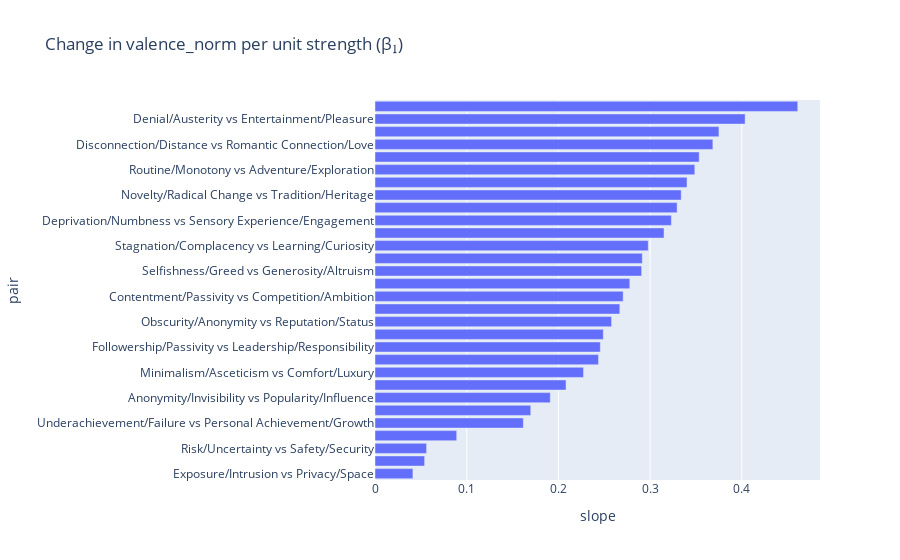
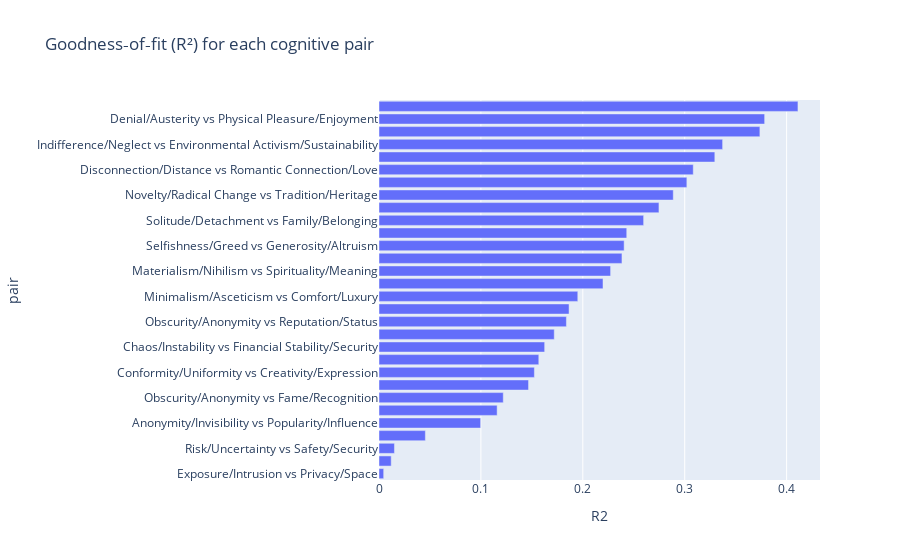
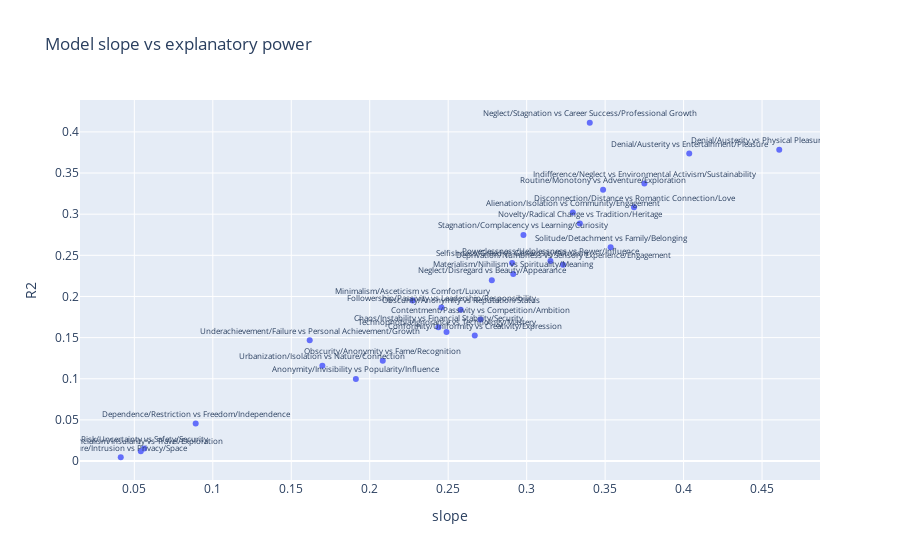
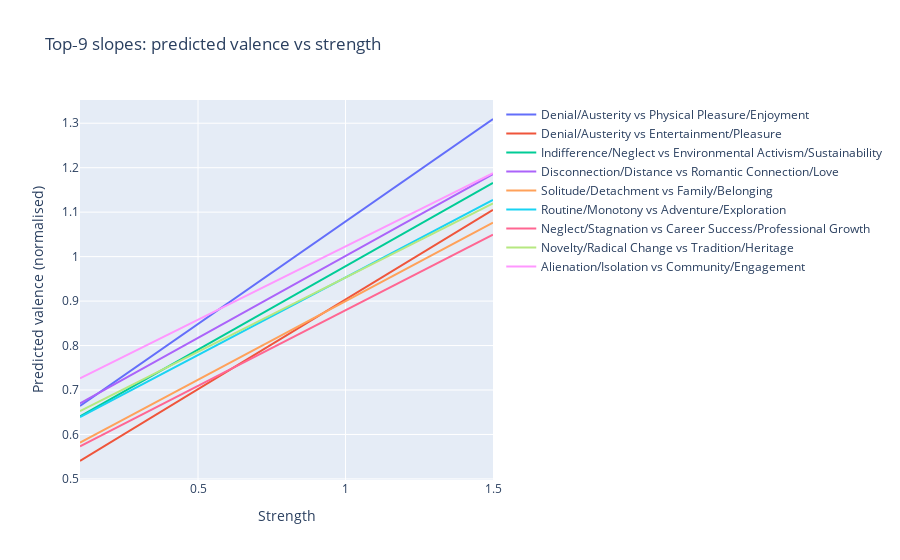

Notebook source saved alongside these figures, in order:
### Code cell
# ---------------------------------------------------------------------------
# Prettier, fully‑interactive Plotly visuals  (seaborn is not allowed here)
# ---------------------------------------------------------------------------
#
#  • Horizontal bar of slopes
#  • Horizontal bar of R²
#  • Scatter (slope vs R²) with hover labels
#  • Multi‑line prediction plot for top‑5 slopes
#  • Interactive “choose‑any‑pair” scatter‑with‑fit using Plotly dropdown
#
# Each figure is standalone and no explicit colours are set (platform rule).
# ---------------------------------------------------------------------------

import pandas as pd
import numpy as np
import plotly.express as px
import plotly.graph_objects as go
from sklearn.linear_model import LinearRegression

# ---------------------------------------------------------------------------
# 0)  Build the DataFrames if they don’t exist
# ---------------------------------------------------------------------------
PATH = r"/home/koalacrown/Desktop/Code/Projects/LLM_threapy/LLM_agumented_therapy/Cogexp/Valence/cognitive_experiment_results007_big_normalised.xlsx"
if "df" not in globals():
    df = pd.read_excel(PATH)[["pair", "strength", "valence_norm"]].dropna()

if "summary" not in globals():
    rows = []
    for pair, g in df.groupby("pair"):
        X = g["strength"].to_numpy().reshape(-1, 1)
        y = g["valence_norm"].to_numpy()
        reg = LinearRegression().fit(X, y)
        rows.append(
            {"pair": pair,
             "slope": reg.coef_[0],
             "intercept": reg.intercept_,
             "R2": reg.score(X, y),
             "n": len(g)}
        )
    summary = pd.DataFrame(rows)

# ----------------------------------------------------------------------------
# 1)  Horizontal bar – slopes
# ----------------------------------------------------------------------------
fig_slopes = px.bar(
    summary.sort_values("slope"),
    x="slope",
    y="pair",
    orientation="h",
    title="Change in valence_norm per unit strength (β₁)"
)
fig_slopes.show()

# ----------------------------------------------------------------------------
# 2)  Horizontal bar – R²
# ----------------------------------------------------------------------------
fig_r2 = px.bar(
    summary.sort_values("R2"),
    x="R2",
    y="pair",
    orientation="h",
    title="Goodness‑of‑fit (R²) for each cognitive pair"
)
fig_r2.show()

# ----------------------------------------------------------------------------
# 3)  Scatter: slope vs R²
# ----------------------------------------------------------------------------
fig_scatter = px.scatter(
    summary, x="slope", y="R2", text="pair",
    title="Model slope vs explanatory power"
)
fig_scatter.update_traces(textposition='top center', textfont_size=8)
fig_scatter.show()

# ----------------------------------------------------------------------------
# 4)  Multi‑line: predicted valence for top‑5 slopes
# ----------------------------------------------------------------------------
top5 = summary.nlargest(9, "slope")
x_range = np.linspace(df["strength"].min(), df["strength"].max(), 100)

fig_lines = go.Figure()
for _, row in top5.iterrows():
    fig_lines.add_trace(
        go.Scatter(
            x=x_range,
            y=row["intercept"] + row["slope"] * x_range,
            mode="lines",
            name=row["pair"]
        )
    )
fig_lines.update_layout(
    title="Top‑9 slopes: predicted valence vs strength",
    xaxis_title="Strength",
    yaxis_title="Predicted valence (normalised)"
)
fig_lines.show()

# ----------------------------------------------------------------------------
# 5)  Interactive scatter‑with‑fit for any pair (dropdown)
# ----------------------------------------------------------------------------
pairs_sorted = sorted(df["pair"].unique())
first_pair = pairs_sorted[0]

def build_pair_fig(pair_name):
    g = df[df["pair"] == pair_name]
    X = g["strength"].to_numpy().reshape(-1, 1)
    y = g["valence_norm"].to_numpy()
    reg = LinearRegression().fit(X, y)
    y_hat = reg.predict(X)

    fig = go.Figure()
    fig.add_trace(go.Scatter(
        x=g["strength"], y=g["valence_norm"],
        mode="markers", name="data"
    ))
    fig.add_trace(go.Scatter(
        x=g["strength"], y=y_hat,
        mode="lines", name=f"fit β₀={reg.intercept_:.2f}, β₁={reg.coef_[0]:.2f}"
    ))
    fig.update_layout(
        title=pair_name,
        xaxis_title="Strength",
        yaxis_title="Valence (normalised)"
    )
    return fig

# create frames for each pair and add dropdown menu
fig_pairs = build_pair_fig(first_pair)
dropdown_buttons = [
    {
        "label": p,
        "method": "update",
        "args": [
            {"x": [df[df["pair"] == p]["strength"],
                   df[df["pair"] == p]["strength"]],
             "y": [df[df["pair"] == p]["valence_norm"],
                   LinearRegression().fit(
                       df[df["pair"] == p]["strength"].to_numpy().reshape(-1, 1),
                       df[df["pair"] == p]["valence_norm"].to_numpy()
                   ).predict(
                       df[df["pair"] == p]["strength"].to_numpy().reshape(-1, 1)
                   )]
             },
            {"title": p}
        ]
    } for p in pairs_sorted
]

fig_pairs.update_layout(
    updatemenus=[{
        "buttons": dropdown_buttons,
        "direction": "down",
        "showactive": True,
        "x": 1.05,
        "y": 1.05
    }]
)

fig_pairs.show()

### Figure 1 — Plotly figure (JSON) as saved in the notebook; plotly's stock layout.template omitted (floating-point values rounded to 4 significant figures)
{"data": [{"alignmentgroup": "True", "hovertemplate": "slope=%{x}<br>pair=%{y}<extra></extra>", "legendgroup": "", "marker": {"color": "#636efa", "pattern": {"shape": ""}}, "name": "", "offsetgroup": "", "orientation": "h", "showlegend": false, "textposition": "auto", "type": "bar", "x": [0.04134, 0.05412, 0.05626, 0.08909, 0.1618, 0.1698, 0.1912, 0.2083, 0.2274, 0.2437, 0.2457, 0.2489, 0.258, 0.2669, 0.2706, 0.2778, 0.2907, 0.2915, 0.298, 0.3152, 0.3232, 0.3294, 0.3339, 0.3402, 0.3487, 0.3535, 0.3684, 0.375, 0.4036, 0.461], "xaxis": "x", "y": ["Exposure/Intrusion vs Privacy/Space", "Provincialism/Insularity vs Travel/Exploration", "Risk/Uncertainty vs Safety/Security", "Dependence/Restriction vs Freedom/Independence", "Underachievement/Failure vs Personal Achievement/Growth", "Urbanization/Isolation vs Nature/Connection", "Anonymity/Invisibility vs Popularity/Influence", "Obscurity/Anonymity vs Fame/Recognition", "Minimalism/Asceticism vs Comfort/Luxury", "Chaos/Instability vs Financial Stability/Security", "Followership/Passivity vs Leadership/Responsibility", "Technophobia/Ignorance vs Technology/Mastery", "Obscurity/Anonymity vs Reputation/Status", "Conformity/Uniformity vs Creativity/Expression", "Contentment/Passivity vs Competition/Ambition", "Neglect/Disregard vs Beauty/Appearance", "Selfishness/Greed vs Generosity/Altruism", "Materialism/Nihilism vs Spirituality/Meaning", "Stagnation/Complacency vs Learning/Curiosity", "Powerlessness/Helplessness vs Power/Influence", "Deprivation/Numbness vs Sensory Experience/Engagement", "Alienation/Isolation vs Community/Engagement", "Novelty/Radical Change vs Tradition/Heritage", "Neglect/Stagnation vs Career Success/Professional Growth", "Routine/Monotony vs Adventure/Exploration", "Solitude/Detachment vs Family/Belonging", "Disconnection/Distance vs Romantic Connection/Love", "Indifference/Neglect vs Environmental Activism/Sustainability", "Denial/Austerity vs Entertainment/Pleasure", "Denial/Austerity vs Physical Pleasure/Enjoyment"], "yaxis": "y"}], "layout": {"barmode": "relative", "legend": {"tracegroupgap": 0}, "title": {"text": "Change in valence_norm per unit strength (β₁)"}, "xaxis": {"anchor": "y", "domain": [0, 1], "title": {"text": "slope"}}, "yaxis": {"anchor": "x", "domain": [0, 1], "title": {"text": "pair"}}}}

### Figure 2 — Plotly figure (JSON) as saved in the notebook; plotly's stock layout.template omitted (floating-point values rounded to 4 significant figures)
{"data": [{"alignmentgroup": "True", "hovertemplate": "R2=%{x}<br>pair=%{y}<extra></extra>", "legendgroup": "", "marker": {"color": "#636efa", "pattern": {"shape": ""}}, "name": "", "offsetgroup": "", "orientation": "h", "showlegend": false, "textposition": "auto", "type": "bar", "x": [0.004594, 0.01198, 0.01516, 0.0455, 0.09972, 0.1159, 0.1219, 0.1468, 0.1525, 0.1568, 0.1626, 0.172, 0.1839, 0.1865, 0.1951, 0.2198, 0.2273, 0.2384, 0.2406, 0.2431, 0.2597, 0.2747, 0.2888, 0.3021, 0.3084, 0.3295, 0.3372, 0.3738, 0.3784, 0.4111], "xaxis": "x", "y": ["Exposure/Intrusion vs Privacy/Space", "Provincialism/Insularity vs Travel/Exploration", "Risk/Uncertainty vs Safety/Security", "Dependence/Restriction vs Freedom/Independence", "Anonymity/Invisibility vs Popularity/Influence", "Urbanization/Isolation vs Nature/Connection", "Obscurity/Anonymity vs Fame/Recognition", "Underachievement/Failure vs Personal Achievement/Growth", "Conformity/Uniformity vs Creativity/Expression", "Technophobia/Ignorance vs Technology/Mastery", "Chaos/Instability vs Financial Stability/Security", "Contentment/Passivity vs Competition/Ambition", "Obscurity/Anonymity vs Reputation/Status", "Followership/Passivity vs Leadership/Responsibility", "Minimalism/Asceticism vs Comfort/Luxury", "Neglect/Disregard vs Beauty/Appearance", "Materialism/Nihilism vs Spirituality/Meaning", "Deprivation/Numbness vs Sensory Experience/Engagement", "Selfishness/Greed vs Generosity/Altruism", "Powerlessness/Helplessness vs Power/Influence", "Solitude/Detachment vs Family/Belonging", "Stagnation/Complacency vs Learning/Curiosity", "Novelty/Radical Change vs Tradition/Heritage", "Alienation/Isolation vs Community/Engagement", "Disconnection/Distance vs Romantic Connection/Love", "Routine/Monotony vs Adventure/Exploration", "Indifference/Neglect vs Environmental Activism/Sustainability", "Denial/Austerity vs Entertainment/Pleasure", "Denial/Austerity vs Physical Pleasure/Enjoyment", "Neglect/Stagnation vs Career Success/Professional Growth"], "yaxis": "y"}], "layout": {"barmode": "relative", "legend": {"tracegroupgap": 0}, "title": {"text": "Goodness‑of‑fit (R²) for each cognitive pair"}, "xaxis": {"anchor": "y", "domain": [0, 1], "title": {"text": "R2"}}, "yaxis": {"anchor": "x", "domain": [0, 1], "title": {"text": "pair"}}}}

### Figure 3 — Plotly figure (JSON) as saved in the notebook; plotly's stock layout.template omitted (floating-point values rounded to 4 significant figures)
{"data": [{"hovertemplate": "slope=%{x}<br>R2=%{y}<br>pair=%{text}<extra></extra>", "legendgroup": "", "marker": {"color": "#636efa", "symbol": "circle"}, "mode": "markers+text", "name": "", "orientation": "v", "showlegend": false, "text": ["Alienation/Isolation vs Community/Engagement", "Anonymity/Invisibility vs Popularity/Influence", "Chaos/Instability vs Financial Stability/Security", "Conformity/Uniformity vs Creativity/Expression", "Contentment/Passivity vs Competition/Ambition", "Denial/Austerity vs Entertainment/Pleasure", "Denial/Austerity vs Physical Pleasure/Enjoyment", "Dependence/Restriction vs Freedom/Independence", "Deprivation/Numbness vs Sensory Experience/Engagement", "Disconnection/Distance vs Romantic Connection/Love", "Exposure/Intrusion vs Privacy/Space", "Followership/Passivity vs Leadership/Responsibility", "Indifference/Neglect vs Environmental Activism/Sustainability", "Materialism/Nihilism vs Spirituality/Meaning", "Minimalism/Asceticism vs Comfort/Luxury", "Neglect/Disregard vs Beauty/Appearance", "Neglect/Stagnation vs Career Success/Professional Growth", "Novelty/Radical Change vs Tradition/Heritage", "Obscurity/Anonymity vs Fame/Recognition", "Obscurity/Anonymity vs Reputation/Status", "Powerlessness/Helplessness vs Power/Influence", "Provincialism/Insularity vs Travel/Exploration", "Risk/Uncertainty vs Safety/Security", "Routine/Monotony vs Adventure/Exploration", "Selfishness/Greed vs Generosity/Altruism", "Solitude/Detachment vs Family/Belonging", "Stagnation/Complacency vs Learning/Curiosity", "Technophobia/Ignorance vs Technology/Mastery", "Underachievement/Failure vs Personal Achievement/Growth", "Urbanization/Isolation vs Nature/Connection"], "textfont": {"size": 8}, "textposition": "top center", "type": "scatter", "x": [0.3294, 0.1912, 0.2437, 0.2669, 0.2706, 0.4036, 0.461, 0.08909, 0.3232, 0.3684, 0.04134, 0.2457, 0.375, 0.2915, 0.2274, 0.2778, 0.3402, 0.3339, 0.2083, 0.258, 0.3152, 0.05412, 0.05626, 0.3487, 0.2907, 0.3535, 0.298, 0.2489, 0.1618, 0.1698], "xaxis": "x", "y": [0.3021, 0.09972, 0.1626, 0.1525, 0.172, 0.3738, 0.3784, 0.0455, 0.2384, 0.3084, 0.004594, 0.1865, 0.3372, 0.2273, 0.1951, 0.2198, 0.4111, 0.2888, 0.1219, 0.1839, 0.2431, 0.01198, 0.01516, 0.3295, 0.2406, 0.2597, 0.2747, 0.1568, 0.1468, 0.1159], "yaxis": "y"}], "layout": {"legend": {"tracegroupgap": 0}, "title": {"text": "Model slope vs explanatory power"}, "xaxis": {"anchor": "y", "domain": [0, 1], "title": {"text": "slope"}}, "yaxis": {"anchor": "x", "domain": [0, 1], "title": {"text": "R2"}}}}

### Figure 4 — Plotly figure (JSON) as saved in the notebook; plotly's stock layout.template omitted (floating-point values rounded to 4 significant figures)
{"data": [{"mode": "lines", "name": "Denial/Austerity vs Physical Pleasure/Enjoyment", "type": "scatter", "x": [0.1, 0.1141, 0.1283, 0.1424, 0.1566, 0.1707, 0.1848, 0.199, 0.2131, 0.2273, 0.2414, 0.2556, 0.2697, 0.2838, 0.298, 0.3121, 0.3263, 0.3404, 0.3545, 0.3687, 0.3828, 0.397, 0.4111, 0.4253, 0.4394, 0.4535, 0.4677, 0.4818, 0.496, 0.5101, 0.5242, 0.5384, 0.5525, 0.5667, 0.5808, 0.5949, 0.6091, 0.6232, 0.6374, 0.6515, 0.6657, 0.6798, 0.6939, 0.7081, 0.7222, 0.7364, 0.7505, 0.7646, 0.7788, 0.7929, 0.8071, 0.8212, 0.8354, 0.8495, 0.8636, 0.8778, 0.8919, 0.9061, 0.9202, 0.9343, 0.9485, 0.9626, 0.9768, 0.9909, 1.005, 1.019, 1.033, 1.047, 1.062, 1.076, 1.09, 1.104, 1.118, 1.132, 1.146, 1.161, 1.175, 1.189, 1.203, 1.217, 1.231, 1.245, 1.26, 1.274, 1.288, 1.302, 1.316, 1.33, 1.344, 1.359, 1.373, 1.387, 1.401, 1.415, 1.429, 1.443, 1.458, 1.472, 1.486, 1.5], "y": [0.6642, 0.6707, 0.6772, 0.6837, 0.6902, 0.6968, 0.7033, 0.7098, 0.7163, 0.7228, 0.7294, 0.7359, 0.7424, 0.7489, 0.7554, 0.7619, 0.7685, 0.775, 0.7815, 0.788, 0.7945, 0.8011, 0.8076, 0.8141, 0.8206, 0.8271, 0.8337, 0.8402, 0.8467, 0.8532, 0.8597, 0.8662, 0.8728, 0.8793, 0.8858, 0.8923, 0.8988, 0.9054, 0.9119, 0.9184, 0.9249, 0.9314, 0.9379, 0.9445, 0.951, 0.9575, 0.964, 0.9705, 0.9771, 0.9836, 0.9901, 0.9966, 1.003, 1.01, 1.016, 1.023, 1.029, 1.036, 1.042, 1.049, 1.055, 1.062, 1.068, 1.075, 1.081, 1.088, 1.094, 1.101, 1.107, 1.114, 1.12, 1.127, 1.134, 1.14, 1.147, 1.153, 1.16, 1.166, 1.173, 1.179, 1.186, 1.192, 1.199, 1.205, 1.212, 1.218, 1.225, 1.231, 1.238, 1.244, 1.251, 1.257, 1.264, 1.27, 1.277, 1.283, 1.29, 1.296, 1.303, 1.31]}, {"mode": "lines", "name": "Denial/Austerity vs Entertainment/Pleasure", "type": "scatter", "x": [0.1, 0.1141, 0.1283, 0.1424, 0.1566, 0.1707, 0.1848, 0.199, 0.2131, 0.2273, 0.2414, 0.2556, 0.2697, 0.2838, 0.298, 0.3121, 0.3263, 0.3404, 0.3545, 0.3687, 0.3828, 0.397, 0.4111, 0.4253, 0.4394, 0.4535, 0.4677, 0.4818, 0.496, 0.5101, 0.5242, 0.5384, 0.5525, 0.5667, 0.5808, 0.5949, 0.6091, 0.6232, 0.6374, 0.6515, 0.6657, 0.6798, 0.6939, 0.7081, 0.7222, 0.7364, 0.7505, 0.7646, 0.7788, 0.7929, 0.8071, 0.8212, 0.8354, 0.8495, 0.8636, 0.8778, 0.8919, 0.9061, 0.9202, 0.9343, 0.9485, 0.9626, 0.9768, 0.9909, 1.005, 1.019, 1.033, 1.047, 1.062, 1.076, 1.09, 1.104, 1.118, 1.132, 1.146, 1.161, 1.175, 1.189, 1.203, 1.217, 1.231, 1.245, 1.26, 1.274, 1.288, 1.302, 1.316, 1.33, 1.344, 1.359, 1.373, 1.387, 1.401, 1.415, 1.429, 1.443, 1.458, 1.472, 1.486, 1.5], "y": [0.5403, 0.546, 0.5517, 0.5574, 0.5632, 0.5689, 0.5746, 0.5803, 0.586, 0.5917, 0.5974, 0.6031, 0.6088, 0.6145, 0.6202, 0.6259, 0.6316, 0.6373, 0.6431, 0.6488, 0.6545, 0.6602, 0.6659, 0.6716, 0.6773, 0.683, 0.6887, 0.6944, 0.7001, 0.7058, 0.7115, 0.7173, 0.723, 0.7287, 0.7344, 0.7401, 0.7458, 0.7515, 0.7572, 0.7629, 0.7686, 0.7743, 0.78, 0.7857, 0.7915, 0.7972, 0.8029, 0.8086, 0.8143, 0.82, 0.8257, 0.8314, 0.8371, 0.8428, 0.8485, 0.8542, 0.8599, 0.8656, 0.8714, 0.8771, 0.8828, 0.8885, 0.8942, 0.8999, 0.9056, 0.9113, 0.917, 0.9227, 0.9284, 0.9341, 0.9398, 0.9456, 0.9513, 0.957, 0.9627, 0.9684, 0.9741, 0.9798, 0.9855, 0.9912, 0.9969, 1.003, 1.008, 1.014, 1.02, 1.025, 1.031, 1.037, 1.043, 1.048, 1.054, 1.06, 1.065, 1.071, 1.077, 1.083, 1.088, 1.094, 1.1, 1.105]}, {"mode": "lines", "name": "Indifference/Neglect vs Environmental Activism/Sustainability", "type": "scatter", "x": [0.1, 0.1141, 0.1283, 0.1424, 0.1566, 0.1707, 0.1848, 0.199, 0.2131, 0.2273, 0.2414, 0.2556, 0.2697, 0.2838, 0.298, 0.3121, 0.3263, 0.3404, 0.3545, 0.3687, 0.3828, 0.397, 0.4111, 0.4253, 0.4394, 0.4535, 0.4677, 0.4818, 0.496, 0.5101, 0.5242, 0.5384, 0.5525, 0.5667, 0.5808, 0.5949, 0.6091, 0.6232, 0.6374, 0.6515, 0.6657, 0.6798, 0.6939, 0.7081, 0.7222, 0.7364, 0.7505, 0.7646, 0.7788, 0.7929, 0.8071, 0.8212, 0.8354, 0.8495, 0.8636, 0.8778, 0.8919, 0.9061, 0.9202, 0.9343, 0.9485, 0.9626, 0.9768, 0.9909, 1.005, 1.019, 1.033, 1.047, 1.062, 1.076, 1.09, 1.104, 1.118, 1.132, 1.146, 1.161, 1.175, 1.189, 1.203, 1.217, 1.231, 1.245, 1.26, 1.274, 1.288, 1.302, 1.316, 1.33, 1.344, 1.359, 1.373, 1.387, 1.401, 1.415, 1.429, 1.443, 1.458, 1.472, 1.486, 1.5], "y": [0.6407, 0.646, 0.6513, 0.6566, 0.6619, 0.6672, 0.6725, 0.6778, 0.6831, 0.6884, 0.6937, 0.699, 0.7043, 0.7096, 0.7149, 0.7202, 0.7255, 0.7308, 0.7361, 0.7414, 0.7467, 0.752, 0.7573, 0.7626, 0.7679, 0.7732, 0.7785, 0.7838, 0.7892, 0.7945, 0.7998, 0.8051, 0.8104, 0.8157, 0.821, 0.8263, 0.8316, 0.8369, 0.8422, 0.8475, 0.8528, 0.8581, 0.8634, 0.8687, 0.874, 0.8793, 0.8846, 0.8899, 0.8952, 0.9005, 0.9058, 0.9111, 0.9164, 0.9217, 0.927, 0.9323, 0.9376, 0.943, 0.9483, 0.9536, 0.9589, 0.9642, 0.9695, 0.9748, 0.9801, 0.9854, 0.9907, 0.996, 1.001, 1.007, 1.012, 1.017, 1.023, 1.028, 1.033, 1.038, 1.044, 1.049, 1.054, 1.06, 1.065, 1.07, 1.076, 1.081, 1.086, 1.091, 1.097, 1.102, 1.107, 1.113, 1.118, 1.123, 1.129, 1.134, 1.139, 1.144, 1.15, 1.155, 1.16, 1.166]}, {"mode": "lines", "name": "Disconnection/Distance vs Romantic Connection/Love", "type": "scatter", "x": [0.1, 0.1141, 0.1283, 0.1424, 0.1566, 0.1707, 0.1848, 0.199, 0.2131, 0.2273, 0.2414, 0.2556, 0.2697, 0.2838, 0.298, 0.3121, 0.3263, 0.3404, 0.3545, 0.3687, 0.3828, 0.397, 0.4111, 0.4253, 0.4394, 0.4535, 0.4677, 0.4818, 0.496, 0.5101, 0.5242, 0.5384, 0.5525, 0.5667, 0.5808, 0.5949, 0.6091, 0.6232, 0.6374, 0.6515, 0.6657, 0.6798, 0.6939, 0.7081, 0.7222, 0.7364, 0.7505, 0.7646, 0.7788, 0.7929, 0.8071, 0.8212, 0.8354, 0.8495, 0.8636, 0.8778, 0.8919, 0.9061, 0.9202, 0.9343, 0.9485, 0.9626, 0.9768, 0.9909, 1.005, 1.019, 1.033, 1.047, 1.062, 1.076, 1.09, 1.104, 1.118, 1.132, 1.146, 1.161, 1.175, 1.189, 1.203, 1.217, 1.231, 1.245, 1.26, 1.274, 1.288, 1.302, 1.316, 1.33, 1.344, 1.359, 1.373, 1.387, 1.401, 1.415, 1.429, 1.443, 1.458, 1.472, 1.486, 1.5], "y": [0.6698, 0.675, 0.6802, 0.6854, 0.6907, 0.6959, 0.7011, 0.7063, 0.7115, 0.7167, 0.7219, 0.7271, 0.7323, 0.7375, 0.7428, 0.748, 0.7532, 0.7584, 0.7636, 0.7688, 0.774, 0.7792, 0.7844, 0.7896, 0.7949, 0.8001, 0.8053, 0.8105, 0.8157, 0.8209, 0.8261, 0.8313, 0.8365, 0.8417, 0.847, 0.8522, 0.8574, 0.8626, 0.8678, 0.873, 0.8782, 0.8834, 0.8886, 0.8938, 0.8991, 0.9043, 0.9095, 0.9147, 0.9199, 0.9251, 0.9303, 0.9355, 0.9407, 0.9459, 0.9512, 0.9564, 0.9616, 0.9668, 0.972, 0.9772, 0.9824, 0.9876, 0.9928, 0.998, 1.003, 1.008, 1.014, 1.019, 1.024, 1.029, 1.035, 1.04, 1.045, 1.05, 1.055, 1.061, 1.066, 1.071, 1.076, 1.081, 1.087, 1.092, 1.097, 1.102, 1.107, 1.113, 1.118, 1.123, 1.128, 1.133, 1.139, 1.144, 1.149, 1.154, 1.16, 1.165, 1.17, 1.175, 1.18, 1.186]}, {"mode": "lines", "name": "Solitude/Detachment vs Family/Belonging", "type": "scatter", "x": [0.1, 0.1141, 0.1283, 0.1424, 0.1566, 0.1707, 0.1848, 0.199, 0.2131, 0.2273, 0.2414, 0.2556, 0.2697, 0.2838, 0.298, 0.3121, 0.3263, 0.3404, 0.3545, 0.3687, 0.3828, 0.397, 0.4111, 0.4253, 0.4394, 0.4535, 0.4677, 0.4818, 0.496, 0.5101, 0.5242, 0.5384, 0.5525, 0.5667, 0.5808, 0.5949, 0.6091, 0.6232, 0.6374, 0.6515, 0.6657, 0.6798, 0.6939, 0.7081, 0.7222, 0.7364, 0.7505, 0.7646, 0.7788, 0.7929, 0.8071, 0.8212, 0.8354, 0.8495, 0.8636, 0.8778, 0.8919, 0.9061, 0.9202, 0.9343, 0.9485, 0.9626, 0.9768, 0.9909, 1.005, 1.019, 1.033, 1.047, 1.062, 1.076, 1.09, 1.104, 1.118, 1.132, 1.146, 1.161, 1.175, 1.189, 1.203, 1.217, 1.231, 1.245, 1.26, 1.274, 1.288, 1.302, 1.316, 1.33, 1.344, 1.359, 1.373, 1.387, 1.401, 1.415, 1.429, 1.443, 1.458, 1.472, 1.486, 1.5], "y": [0.5816, 0.5866, 0.5916, 0.5966, 0.6016, 0.6066, 0.6116, 0.6166, 0.6216, 0.6266, 0.6316, 0.6366, 0.6416, 0.6466, 0.6516, 0.6566, 0.6616, 0.6666, 0.6716, 0.6766, 0.6816, 0.6866, 0.6916, 0.6965, 0.7015, 0.7065, 0.7115, 0.7165, 0.7215, 0.7265, 0.7315, 0.7365, 0.7415, 0.7465, 0.7515, 0.7565, 0.7615, 0.7665, 0.7715, 0.7765, 0.7815, 0.7865, 0.7915, 0.7965, 0.8015, 0.8065, 0.8115, 0.8165, 0.8215, 0.8265, 0.8315, 0.8365, 0.8415, 0.8465, 0.8515, 0.8565, 0.8615, 0.8665, 0.8715, 0.8765, 0.8815, 0.8865, 0.8915, 0.8965, 0.9015, 0.9065, 0.9115, 0.9165, 0.9215, 0.9265, 0.9315, 0.9365, 0.9415, 0.9465, 0.9515, 0.9565, 0.9615, 0.9665, 0.9715, 0.9765, 0.9815, 0.9865, 0.9915, 0.9965, 1.002, 1.006, 1.011, 1.016, 1.021, 1.026, 1.031, 1.036, 1.041, 1.046, 1.051, 1.056, 1.061, 1.066, 1.071, 1.076]}, {"mode": "lines", "name": "Routine/Monotony vs Adventure/Exploration", "type": "scatter", "x": [0.1, 0.1141, 0.1283, 0.1424, 0.1566, 0.1707, 0.1848, 0.199, 0.2131, 0.2273, 0.2414, 0.2556, 0.2697, 0.2838, 0.298, 0.3121, 0.3263, 0.3404, 0.3545, 0.3687, 0.3828, 0.397, 0.4111, 0.4253, 0.4394, 0.4535, 0.4677, 0.4818, 0.496, 0.5101, 0.5242, 0.5384, 0.5525, 0.5667, 0.5808, 0.5949, 0.6091, 0.6232, 0.6374, 0.6515, 0.6657, 0.6798, 0.6939, 0.7081, 0.7222, 0.7364, 0.7505, 0.7646, 0.7788, 0.7929, 0.8071, 0.8212, 0.8354, 0.8495, 0.8636, 0.8778, 0.8919, 0.9061, 0.9202, 0.9343, 0.9485, 0.9626, 0.9768, 0.9909, 1.005, 1.019, 1.033, 1.047, 1.062, 1.076, 1.09, 1.104, 1.118, 1.132, 1.146, 1.161, 1.175, 1.189, 1.203, 1.217, 1.231, 1.245, 1.26, 1.274, 1.288, 1.302, 1.316, 1.33, 1.344, 1.359, 1.373, 1.387, 1.401, 1.415, 1.429, 1.443, 1.458, 1.472, 1.486, 1.5], "y": [0.6392, 0.6441, 0.6491, 0.654, 0.6589, 0.6639, 0.6688, 0.6737, 0.6787, 0.6836, 0.6885, 0.6935, 0.6984, 0.7033, 0.7083, 0.7132, 0.7181, 0.723, 0.728, 0.7329, 0.7378, 0.7428, 0.7477, 0.7526, 0.7576, 0.7625, 0.7674, 0.7724, 0.7773, 0.7822, 0.7872, 0.7921, 0.797, 0.8019, 0.8069, 0.8118, 0.8167, 0.8217, 0.8266, 0.8315, 0.8365, 0.8414, 0.8463, 0.8513, 0.8562, 0.8611, 0.866, 0.871, 0.8759, 0.8808, 0.8858, 0.8907, 0.8956, 0.9006, 0.9055, 0.9104, 0.9154, 0.9203, 0.9252, 0.9302, 0.9351, 0.94, 0.9449, 0.9499, 0.9548, 0.9597, 0.9647, 0.9696, 0.9745, 0.9795, 0.9844, 0.9893, 0.9943, 0.9992, 1.004, 1.009, 1.014, 1.019, 1.024, 1.029, 1.034, 1.039, 1.044, 1.049, 1.053, 1.058, 1.063, 1.068, 1.073, 1.078, 1.083, 1.088, 1.093, 1.098, 1.103, 1.108, 1.113, 1.118, 1.122, 1.127]}, {"mode": "lines", "name": "Neglect/Stagnation vs Career Success/Professional Growth", "type": "scatter", "x": [0.1, 0.1141, 0.1283, 0.1424, 0.1566, 0.1707, 0.1848, 0.199, 0.2131, 0.2273, 0.2414, 0.2556, 0.2697, 0.2838, 0.298, 0.3121, 0.3263, 0.3404, 0.3545, 0.3687, 0.3828, 0.397, 0.4111, 0.4253, 0.4394, 0.4535, 0.4677, 0.4818, 0.496, 0.5101, 0.5242, 0.5384, 0.5525, 0.5667, 0.5808, 0.5949, 0.6091, 0.6232, 0.6374, 0.6515, 0.6657, 0.6798, 0.6939, 0.7081, 0.7222, 0.7364, 0.7505, 0.7646, 0.7788, 0.7929, 0.8071, 0.8212, 0.8354, 0.8495, 0.8636, 0.8778, 0.8919, 0.9061, 0.9202, 0.9343, 0.9485, 0.9626, 0.9768, 0.9909, 1.005, 1.019, 1.033, 1.047, 1.062, 1.076, 1.09, 1.104, 1.118, 1.132, 1.146, 1.161, 1.175, 1.189, 1.203, 1.217, 1.231, 1.245, 1.26, 1.274, 1.288, 1.302, 1.316, 1.33, 1.344, 1.359, 1.373, 1.387, 1.401, 1.415, 1.429, 1.443, 1.458, 1.472, 1.486, 1.5], "y": [0.5733, 0.5781, 0.5829, 0.5877, 0.5925, 0.5973, 0.6021, 0.6069, 0.6117, 0.6166, 0.6214, 0.6262, 0.631, 0.6358, 0.6406, 0.6454, 0.6502, 0.655, 0.6599, 0.6647, 0.6695, 0.6743, 0.6791, 0.6839, 0.6887, 0.6935, 0.6983, 0.7032, 0.708, 0.7128, 0.7176, 0.7224, 0.7272, 0.732, 0.7368, 0.7417, 0.7465, 0.7513, 0.7561, 0.7609, 0.7657, 0.7705, 0.7753, 0.7801, 0.785, 0.7898, 0.7946, 0.7994, 0.8042, 0.809, 0.8138, 0.8186, 0.8234, 0.8283, 0.8331, 0.8379, 0.8427, 0.8475, 0.8523, 0.8571, 0.8619, 0.8667, 0.8716, 0.8764, 0.8812, 0.886, 0.8908, 0.8956, 0.9004, 0.9052, 0.91, 0.9149, 0.9197, 0.9245, 0.9293, 0.9341, 0.9389, 0.9437, 0.9485, 0.9533, 0.9582, 0.963, 0.9678, 0.9726, 0.9774, 0.9822, 0.987, 0.9918, 0.9966, 1.001, 1.006, 1.011, 1.016, 1.021, 1.026, 1.03, 1.035, 1.04, 1.045, 1.05]}, {"mode": "lines", "name": "Novelty/Radical Change vs Tradition/Heritage", "type": "scatter", "x": [0.1, 0.1141, 0.1283, 0.1424, 0.1566, 0.1707, 0.1848, 0.199, 0.2131, 0.2273, 0.2414, 0.2556, 0.2697, 0.2838, 0.298, 0.3121, 0.3263, 0.3404, 0.3545, 0.3687, 0.3828, 0.397, 0.4111, 0.4253, 0.4394, 0.4535, 0.4677, 0.4818, 0.496, 0.5101, 0.5242, 0.5384, 0.5525, 0.5667, 0.5808, 0.5949, 0.6091, 0.6232, 0.6374, 0.6515, 0.6657, 0.6798, 0.6939, 0.7081, 0.7222, 0.7364, 0.7505, 0.7646, 0.7788, 0.7929, 0.8071, 0.8212, 0.8354, 0.8495, 0.8636, 0.8778, 0.8919, 0.9061, 0.9202, 0.9343, 0.9485, 0.9626, 0.9768, 0.9909, 1.005, 1.019, 1.033, 1.047, 1.062, 1.076, 1.09, 1.104, 1.118, 1.132, 1.146, 1.161, 1.175, 1.189, 1.203, 1.217, 1.231, 1.245, 1.26, 1.274, 1.288, 1.302, 1.316, 1.33, 1.344, 1.359, 1.373, 1.387, 1.401, 1.415, 1.429, 1.443, 1.458, 1.472, 1.486, 1.5], "y": [0.6524, 0.6571, 0.6618, 0.6665, 0.6713, 0.676, 0.6807, 0.6854, 0.6901, 0.6949, 0.6996, 0.7043, 0.709, 0.7138, 0.7185, 0.7232, 0.7279, 0.7326, 0.7374, 0.7421, 0.7468, 0.7515, 0.7562, 0.761, 0.7657, 0.7704, 0.7751, 0.7799, 0.7846, 0.7893, 0.794, 0.7987, 0.8035, 0.8082, 0.8129, 0.8176, 0.8224, 0.8271, 0.8318, 0.8365, 0.8412, 0.846, 0.8507, 0.8554, 0.8601, 0.8648, 0.8696, 0.8743, 0.879, 0.8837, 0.8885, 0.8932, 0.8979, 0.9026, 0.9073, 0.9121, 0.9168, 0.9215, 0.9262, 0.931, 0.9357, 0.9404, 0.9451, 0.9498, 0.9546, 0.9593, 0.964, 0.9687, 0.9734, 0.9782, 0.9829, 0.9876, 0.9923, 0.9971, 1.002, 1.007, 1.011, 1.016, 1.021, 1.025, 1.03, 1.035, 1.04, 1.044, 1.049, 1.054, 1.058, 1.063, 1.068, 1.073, 1.077, 1.082, 1.087, 1.091, 1.096, 1.101, 1.106, 1.11, 1.115, 1.12]}, {"mode": "lines", "name": "Alienation/Isolation vs Community/Engagement", "type": "scatter", "x": [0.1, 0.1141, 0.1283, 0.1424, 0.1566, 0.1707, 0.1848, 0.199, 0.2131, 0.2273, 0.2414, 0.2556, 0.2697, 0.2838, 0.298, 0.3121, 0.3263, 0.3404, 0.3545, 0.3687, 0.3828, 0.397, 0.4111, 0.4253, 0.4394, 0.4535, 0.4677, 0.4818, 0.496, 0.5101, 0.5242, 0.5384, 0.5525, 0.5667, 0.5808, 0.5949, 0.6091, 0.6232, 0.6374, 0.6515, 0.6657, 0.6798, 0.6939, 0.7081, 0.7222, 0.7364, 0.7505, 0.7646, 0.7788, 0.7929, 0.8071, 0.8212, 0.8354, 0.8495, 0.8636, 0.8778, 0.8919, 0.9061, 0.9202, 0.9343, 0.9485, 0.9626, 0.9768, 0.9909, 1.005, 1.019, 1.033, 1.047, 1.062, 1.076, 1.09, 1.104, 1.118, 1.132, 1.146, 1.161, 1.175, 1.189, 1.203, 1.217, 1.231, 1.245, 1.26, 1.274, 1.288, 1.302, 1.316, 1.33, 1.344, 1.359, 1.373, 1.387, 1.401, 1.415, 1.429, 1.443, 1.458, 1.472, 1.486, 1.5], "y": [0.7263, 0.731, 0.7357, 0.7403, 0.745, 0.7496, 0.7543, 0.759, 0.7636, 0.7683, 0.7729, 0.7776, 0.7822, 0.7869, 0.7916, 0.7962, 0.8009, 0.8055, 0.8102, 0.8149, 0.8195, 0.8242, 0.8288, 0.8335, 0.8382, 0.8428, 0.8475, 0.8521, 0.8568, 0.8614, 0.8661, 0.8708, 0.8754, 0.8801, 0.8847, 0.8894, 0.8941, 0.8987, 0.9034, 0.908, 0.9127, 0.9173, 0.922, 0.9267, 0.9313, 0.936, 0.9406, 0.9453, 0.95, 0.9546, 0.9593, 0.9639, 0.9686, 0.9733, 0.9779, 0.9826, 0.9872, 0.9919, 0.9965, 1.001, 1.006, 1.011, 1.015, 1.02, 1.024, 1.029, 1.034, 1.038, 1.043, 1.048, 1.052, 1.057, 1.062, 1.066, 1.071, 1.076, 1.08, 1.085, 1.09, 1.094, 1.099, 1.104, 1.108, 1.113, 1.118, 1.122, 1.127, 1.132, 1.136, 1.141, 1.146, 1.15, 1.155, 1.16, 1.164, 1.169, 1.174, 1.178, 1.183, 1.188]}], "layout": {"title": {"text": "Top‑9 slopes: predicted valence vs strength"}, "xaxis": {"title": {"text": "Strength"}}, "yaxis": {"title": {"text": "Predicted valence (normalised)"}}}}
